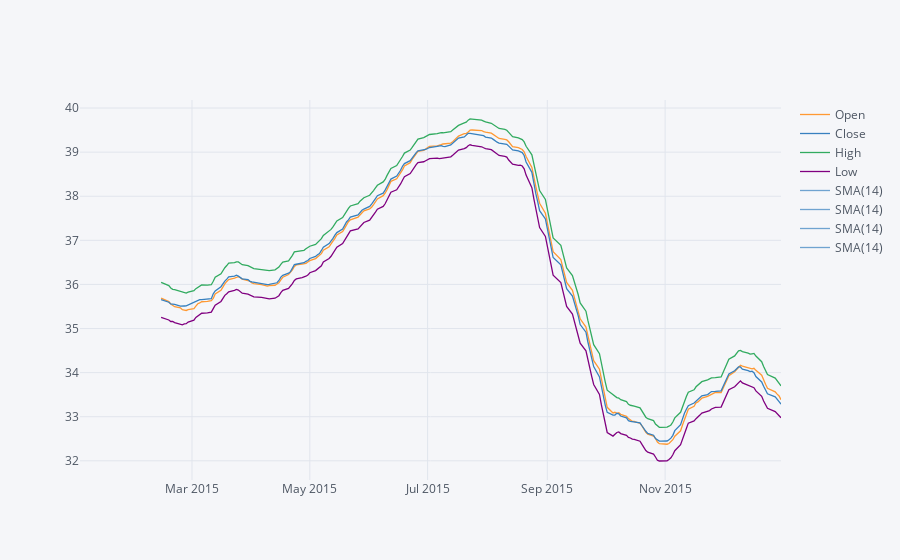

The code cell stored with this chart in its notebook:
### Markdown cell above
** Use .ta_plot(study='sma') to create a Simple Moving Averages plot of Morgan Stanley for the year 2015.**

### Code cell
MS[['Open','Close','High','Low']]['2015-01-01':'2015-12-31'].rolling(window=30).mean().ta_plot(study='sma')

### Figure 1 — Plotly figure (JSON) as saved in the notebook; plotly's stock layout.template omitted (floating-point values rounded to 4 significant figures; data arrays with more than 128 entries replaced by an {"elided": "..."} marker saying what was removed)
{"data": [{"line": {"color": "rgba(255, 153, 51, 1.0)", "dash": "solid", "shape": "linear", "width": 1.3}, "mode": "lines", "name": "Open", "text": "", "type": "scatter", "x": {"elided": "252 str values"}, "y": {"elided": "252 mixed values"}}, {"line": {"color": "rgba(55, 128, 191, 1.0)", "dash": "solid", "shape": "linear", "width": 1.3}, "mode": "lines", "name": "Close", "text": "", "type": "scatter", "x": {"elided": "252 str values"}, "y": {"elided": "252 mixed values"}}, {"line": {"color": "rgba(50, 171, 96, 1.0)", "dash": "solid", "shape": "linear", "width": 1.3}, "mode": "lines", "name": "High", "text": "", "type": "scatter", "x": {"elided": "252 str values"}, "y": {"elided": "252 mixed values"}}, {"line": {"color": "rgba(128, 0, 128, 1.0)", "dash": "solid", "shape": "linear", "width": 1.3}, "mode": "lines", "name": "Low", "text": "", "type": "scatter", "x": {"elided": "252 str values"}, "y": {"elided": "252 mixed values"}}, {"line": {"color": "rgba(55, 128, 191, 0.7)", "dash": "solid", "shape": "linear", "width": 1.3}, "mode": "lines", "name": "SMA(14)", "text": "", "type": "scatter", "x": {"elided": "252 str values"}, "y": {"elided": "252x4 mixed values"}}, {"line": {"color": "rgba(55, 128, 191, 0.7)", "dash": "solid", "shape": "linear", "width": 1.3}, "mode": "lines", "name": "SMA(14)", "text": "", "type": "scatter", "x": {"elided": "252 str values"}, "y": {"elided": "252x4 mixed values"}}, {"line": {"color": "rgba(55, 128, 191, 0.7)", "dash": "solid", "shape": "linear", "width": 1.3}, "mode": "lines", "name": "SMA(14)", "text": "", "type": "scatter", "x": {"elided": "252 str values"}, "y": {"elided": "252x4 mixed values"}}, {"line": {"color": "rgba(55, 128, 191, 0.7)", "dash": "solid", "shape": "linear", "width": 1.3}, "mode": "lines", "name": "SMA(14)", "text": "", "type": "scatter", "x": {"elided": "252 str values"}, "y": {"elided": "252x4 mixed values"}}], "layout": {"legend": {"bgcolor": "#F5F6F9", "font": {"color": "#4D5663"}}, "paper_bgcolor": "#F5F6F9", "plot_bgcolor": "#F5F6F9", "title": {"font": {"color": "#4D5663"}}, "xaxis": {"gridcolor": "#E1E5ED", "showgrid": true, "tickfont": {"color": "#4D5663"}, "title": {"font": {"color": "#4D5663"}, "text": ""}, "zerolinecolor": "#E1E5ED"}, "yaxis": {"gridcolor": "#E1E5ED", "showgrid": true, "tickfont": {"color": "#4D5663"}, "title": {"font": {"color": "#4D5663"}, "text": ""}, "zerolinecolor": "#E1E5ED"}}}
